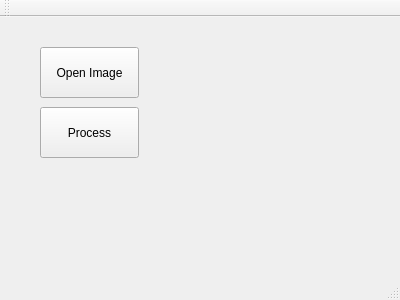
<?xml version="1.0" encoding="UTF-8"?>
<ui version="4.0">
 <class>MainWindow</class>
 <widget class="QMainWindow" name="MainWindow">
  <property name="geometry">
   <rect>
    <x>0</x>
    <y>0</y>
    <width>400</width>
    <height>300</height>
   </rect>
  </property>
  <property name="windowTitle">
   <string>MainWindow</string>
  </property>
  <widget class="QWidget" name="centralWidget">
   <widget class="QPushButton" name="pushButton">
    <property name="geometry">
     <rect>
      <x>40</x>
      <y>30</y>
      <width>99</width>
      <height>51</height>
     </rect>
    </property>
    <property name="text">
     <string>Open Image</string>
    </property>
   </widget>
   <widget class="QPushButton" name="pushButton_2">
    <property name="geometry">
     <rect>
      <x>40</x>
      <y>90</y>
      <width>99</width>
      <height>51</height>
     </rect>
    </property>
    <property name="text">
     <string>Process</string>
    </property>
   </widget>
  </widget>
  <widget class="QMenuBar" name="menuBar">
   <property name="geometry">
    <rect>
     <x>0</x>
     <y>0</y>
     <width>400</width>
     <height>25</height>
    </rect>
   </property>
  </widget>
  <widget class="QToolBar" name="mainToolBar">
   <attribute name="toolBarArea">
    <enum>TopToolBarArea</enum>
   </attribute>
   <attribute name="toolBarBreak">
    <bool>false</bool>
   </attribute>
  </widget>
  <widget class="QStatusBar" name="statusBar"/>
 </widget>
 <layoutdefault spacing="6" margin="11"/>
 <resources/>
 <connections/>
</ui>
